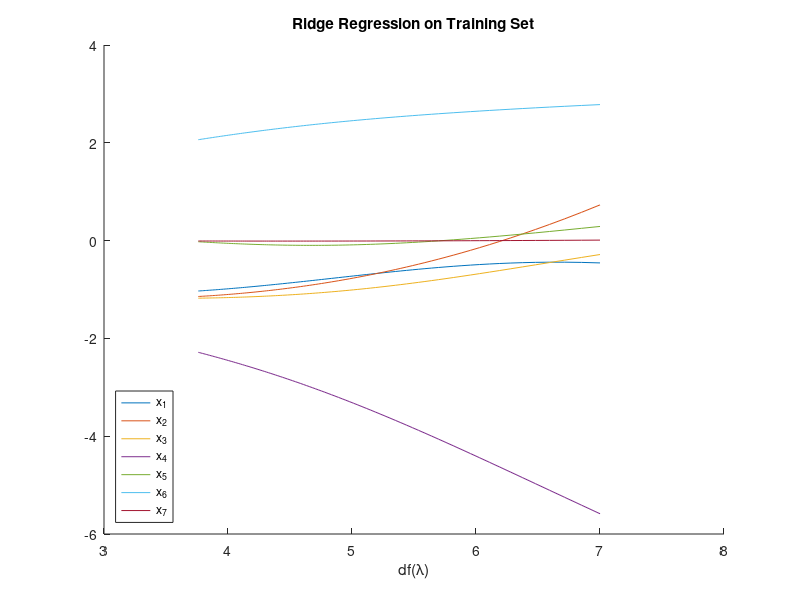

Write MATLAB code to recreate this figure. (Note: this script raises an error after producing the figure.)
%pthorderridgeregression.m
% Johnny C. Li jcl2222@columbia.edu
% This is the modified version of Assignment1RidgeRegression.m to include
% 2nd and 3rd order fit. RMSE against lambda is plotted.

%Load x data from file
global x_train_data;
x_train_data=csvread('X_train.csv',0,0);

%Load y data from file
y_train_data=csvread('y_train.csv',0,0);
y_train_response=y_train_data(:,1);

%Creates function to find the Wrr
wrr = @(lambda,y,X,dim) inv(lambda*eye(dim)+X'*X)*X'*y;
df = @(lambda,X) trace(X*inv((X'*X+lambda*eye(7)))*X');

%Initialize empty matrix for data storage.
wrrmatrix = [];
wrrmatrixquad =[];
wrrmatrixcubic = [];
dfmatrix = [];

global x_train_data_quad;
global x_train_data_cubic;
x_train_data_quad = [x_train_data x_train_data(:,[1:6]).^2];
x_train_data_cubic = [x_train_data x_train_data(:,[1:6]).^2 x_train_data(:,[1:6]).^3];
%For loop to calculate df and wrr at 5000 lambda and write to matrix.

for lam= 0:100
    xtt=wrr(lam,y_train_data,x_train_data,7);
    xttquad=wrr(lam,y_train_data,x_train_data_quad,13);
    xttcubic=wrr(lam,y_train_data,x_train_data_cubic,19);
    dft=df(lam,x_train_data);
    wrrmatrix = [wrrmatrix xtt];
    wrrmatrixquad = [wrrmatrixquad xttquad];
    wrrmatrixcubic = [wrrmatrixcubic xttcubic];
    dfmatrix = [dfmatrix dft];
end

%Organize the results for plotting
combdata = [dfmatrix' wrrmatrix'];

%Plot out the result
figure
hold on
title('Ridge Regression on Training Set')
xlabel('df(\lambda)') 
plot(combdata(:,1),combdata(:,2));
plot(combdata(:,1),combdata(:,3));
plot(combdata(:,1),combdata(:,4));
plot(combdata(:,1),combdata(:,5));
plot(combdata(:,1),combdata(:,6));
plot(combdata(:,1),combdata(:,7));
plot(combdata(:,1),combdata(:,8));
legend({'x_1','x_2','x_3','x_4','x_5','x_6','x_7'},'Location','southwest')
hold off

%Load x test data from file
global x_test_data;
x_test_data=csvread('X_test.csv',0,0);
x_test_data_quad = [x_test_data x_test_data(:,[1:6]).^2];
x_test_data_cubic = [x_test_data x_test_data(:,[1:6]).^2 x_test_data(:,[1:6]).^3];


%Load y test data from file
y_test_data=csvread('y_test.csv',0,0);

%Define varialbes for storage
summatrix = [];
RMSE = [];

summatrixquad = [];
RMSEquad = [];

summatrixcubic = [];
RMSEcubic = [];

%Outer for loop to calculate RSME for 5000 lambdas.
for lam= 0:100
    %Difference between prediction and actual data
    summatrix=(x_test_data*wrrmatrix(:,lam+1)-y_test_data).^2;
    sumval = sum(summatrix,'all');
    %Calculate RSME
    RMSE = [RMSE sqrt(sumval/42)];
    
    %Quad Difference between prediction and actual data
    summatrixquad=(x_test_data_quad*wrrmatrixquad(:,lam+1)-y_test_data).^2;
    sumvalquad = sum(summatrixquad,'all');
    %Calculate RSME
    RMSEquad = [RMSEquad sqrt(sumvalquad/42)];
    
    %Cubic Difference between prediction and actual data
    summatrixcubic=(x_test_data_cubic*wrrmatrixcubic(:,lam+1)-y_test_data).^2;
    sumvalcubic = sum(summatrixcubic,'all');
    %Calculate RSME
    RMSEcubic = [RMSEcubic sqrt(sumvalcubic/42)];
    
end

%Combine data for plotting purposes
RMSEdata = [(0:1:100)' RMSE'];
RMSEdataquad = [(0:1:100)' RMSEquad'];
RMSEdatacubic = [(0:1:100)' RMSEcubic'];

%Plot out the result
figure
hold on
title('RMSE for Ridge Regression')
xlabel('\lambda') 
plot(RMSEdata(:,1),RMSEdata(:,2));
plot(RMSEdataquad(:,1),RMSEdataquad(:,2));
plot(RMSEdatacubic(:,1),RMSEdatacubic(:,2));
legend({'Linear','Quadratic','Cubic'},'Location','southwest')
hold off
